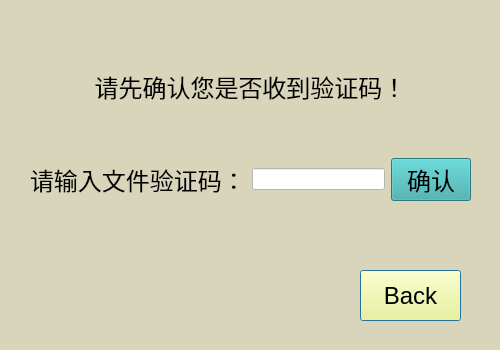
<?xml version="1.0" encoding="UTF-8"?>
<ui version="4.0">
 <class>GetfileDialog</class>
 <widget class="QDialog" name="GetfileDialog">
  <property name="geometry">
   <rect>
    <x>0</x>
    <y>0</y>
    <width>500</width>
    <height>350</height>
   </rect>
  </property>
  <property name="windowTitle">
   <string>Dialog</string>
  </property>
  <property name="styleSheet">
   <string notr="true">background-color: rgb(217, 213, 187);</string>
  </property>
  <widget class="QPushButton" name="BackButton">
   <property name="geometry">
    <rect>
     <x>360</x>
     <y>270</y>
     <width>101</width>
     <height>51</height>
    </rect>
   </property>
   <property name="font">
    <font>
     <pointsize>18</pointsize>
    </font>
   </property>
   <property name="styleSheet">
    <string notr="true">background-color: rgb(255, 255, 127);</string>
   </property>
   <property name="text">
    <string>Back</string>
   </property>
  </widget>
  <widget class="QWidget" name="">
   <property name="geometry">
    <rect>
     <x>30</x>
     <y>20</y>
     <width>441</width>
     <height>181</height>
    </rect>
   </property>
   <layout class="QVBoxLayout" name="verticalLayout">
    <item>
     <widget class="QLabel" name="label_2">
      <property name="font">
       <font>
        <pointsize>18</pointsize>
       </font>
      </property>
      <property name="layoutDirection">
       <enum>Qt::LeftToRight</enum>
      </property>
      <property name="text">
       <string>请先确认您是否收到验证码！</string>
      </property>
      <property name="alignment">
       <set>Qt::AlignCenter</set>
      </property>
     </widget>
    </item>
    <item>
     <layout class="QHBoxLayout" name="horizontalLayout">
      <item>
       <widget class="QLabel" name="label">
        <property name="font">
         <font>
          <pointsize>18</pointsize>
         </font>
        </property>
        <property name="text">
         <string>请输入文件验证码：</string>
        </property>
       </widget>
      </item>
      <item>
       <widget class="QLineEdit" name="enter_lineEdit">
        <property name="styleSheet">
         <string notr="true">background-color: rgb(255, 255, 255);</string>
        </property>
       </widget>
      </item>
      <item>
       <widget class="QPushButton" name="enterButton">
        <property name="font">
         <font>
          <pointsize>18</pointsize>
         </font>
        </property>
        <property name="styleSheet">
         <string notr="true">background-color: rgb(56, 170, 170);</string>
        </property>
        <property name="text">
         <string>确认</string>
        </property>
       </widget>
      </item>
     </layout>
    </item>
   </layout>
  </widget>
 </widget>
 <resources/>
 <connections/>
</ui>
